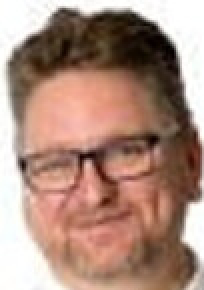
#> input picture detection/pos1.jpg, 102 x 145 px (shown 2 times larger)
$ jupyter execute --allow-errors detection.ipynb
#> lines starting #> are read from the running program, lines starting #| are printed output that depends on the picture
### detection/hogvis.py
import matplotlib.pyplot as plt
import numpy as np
import skimage.draw

def hogvis(descriptor,bsize=8,norient=9):
    """
    This function visualizes a hog descriptor using little
    icons to indicate orientation. We follow the convention
    that the first orientation bin starts at a gradient
    orientations of -pi/2 and the last bin ends at pi/2

    Parameters
    ----------
    descriptor : 3D float array
         HOG descriptor values

    bsize : int
        The size of the spatial bins in pixels, defaults to 8

    norient : int
        The number of orientation histogram bins, defaults to 9

    Returns
    -------
    hog_image : 2D float array
        Visualization of the hog descriptor with oriented line segments.

    """

    d_h = descriptor.shape[0]
    d_w = descriptor.shape[1]
    hog_image = np.zeros((d_h*bsize,d_w*bsize), dtype=float)

    #radius of a spatial bin
    radius = bsize // 2
    orient = np.arange(norient)

    #angle of bin mid-points 0..pi
    orient_angle = (np.pi * (orient + .5) / norient)

    #end points of a line at each orientation
    vr = -(radius-0.5) * np.cos(orient_angle)
    vc = (radius-0.5) * np.sin(orient_angle)

    for r in range(d_h):
        for c in range(d_w):
            for o, dr, dc in zip(orient,vr,vc):
                centre = tuple([r*bsize + radius, c*bsize + radius])
                rr, cc = skimage.draw.line(int(centre[0] - dc), int(centre[1] + dr),
                                          int(centre[0] + dc), int(centre[1] - dr))
                hog_image[rr,cc] += descriptor[r, c, o]

    return hog_image


# [16 lines left out: function test_hogvis, not called in this run]

### detection/detection.ipynb
[cell 1]
import numpy as np
import matplotlib.pyplot as plt

---
# Image Gradients

Function takes a grayscale image as input and returns two arrays the same size as the image, the first of which contains the magnitude of the image gradient at each pixel and the second containing the orientation.

NOTE: The gradient orientation values return should range in (-pi/2,+pi/2) where a horizontal edge (vertical gradient) is -pi/2 and the angle increases as the edge rotates clockwise in the image.

[cell 2]
from scipy import ndimage

def mygradient(image):
    """
    This function takes a grayscale image and returns two arrays of the
    same size, one containing the magnitude of the gradient, the second
    containing the orientation of the gradient.


    Parameters
    ----------
    image : 2D float array of shape HxW
         An array containing pixel brightness values

    Returns
    -------
    mag : 2D float array of shape HxW
        gradient magnitudes

    ori : 2Dfloat array of shape HxW
        gradient orientations in radians
    """

    weights_x = [[0, 0, 0],
                 [0, 1, -1],
                 [0, 0, 0]]

    weights_y = [[0, 0, 0],
                 [0, 1, 0],
                 [0, -1, 0]]

    image = ndimage.gaussian_filter(image, sigma=0.15)

    x_derivatives = ndimage.correlate(image, weights_x, mode="nearest")
    y_derivatives = ndimage.correlate(image, weights_y, mode="nearest")

    mag = np.zeros((image.shape[0], image.shape[1]))
    ori = np.zeros((image.shape[0], image.shape[1]))

    mag = np.sqrt(np.square(x_derivatives)+np.square(y_derivatives))
    ori = np.arctan2(y_derivatives, x_derivatives)

    ori[np.where(ori > np.pi/2)] -= np.pi
    ori[np.where(ori < -np.pi/2)] += np.pi

    return (mag,ori)

---

# Histograms of Gradient Orientations

A function computes gradient orientation histograms over each 8x8 block of pixels in an image. The function should bin the orientation into 9 equal sized bins between -pi/2 and pi/2. The input of this function will be an image of size HxW. The output should be a three-dimensional array ***ohist*** whose size is (H/8)x(W/8)x9 where ***ohist[i,j,k]*** contains the count of how many edges of orientation k fell in block (i,j). If the input image dimensions are not a multiple of 8, we will use ***np.pad*** with the ***mode=edge*** option to pad the width and height up to the nearest integer multiple of 8.

To determine if a pixel is an edge, we need to choose some threshold (using a threshold that is 10% of the maximum gradient magnitude in the image). Since each 8x8 block will contain a different number of edges, we should normalize the resulting histogram for each block to sum to 1 at every location.

[cell 3]
import skimage as ski

def hog(image,bsize=8,norient=9):

    """
    This function takes a grayscale image and returns a 3D array
    containing the histogram of gradient orientations descriptor (HOG)
    We follow the convention that the histogram covers gradients starting
    with the first bin at -pi/2 and the last bin ending at pi/2.

    Parameters
    ----------
    image : 2D float array of shape HxW
         An array containing pixel brightness values

    bsize : int
        The size of the spatial bins in pixels, defaults to 8

    norient : int
        The number of orientation histogram bins, defaults to 9

    Returns
    -------
    ohist : 3D float array of shape (H/bsize,W/bsize,norient)
        edge orientation histogram

    """
    # determine the size of the HOG descriptor
    (h,w) = image.shape
    h2 = int(np.ceil(h/float(bsize)))
    w2 = int(np.ceil(w/float(bsize)))
    ohist = np.zeros((h2,w2,norient))

    # pad the input image on right and bottom as needed so that it
    # is a multiple of bsize
    ph = 7-((h+7)%8)
    pw = 7-((w+7)%8)
    pw = (int(pw/2), pw-int(pw/2)) #amounts to pad on left and right side
    ph = (int(ph/2), ph-int(ph/2)) #amounts to pad on bottom and top side
    image = np.pad(image,(ph,pw),'edge')

    # make sure we did the padding correctly
    assert(image.shape==(h2*bsize,w2*bsize))

    # compute image gradients
    (mag,ori) = mygradient(image)

    # choose a threshold which is 10% of the maximum gradient magnitude in the image
    thresh = 0.1*np.amax(mag)

    # separate out pixels into orientation channels, dividing the range of orientations
    # [-pi/2,pi/2] into norient equal sized bins and count how many fall in each block
    binEdges = np.linspace(-np.pi/2, np.pi/2, norient+1);

    # as a sanity check, make sure every pixel gets assigned to at most 1 bin.
    bincount = np.zeros((h2*bsize,w2*bsize))

    for i in range(norient):
        #create a binary image containing 1s for pixels at the ith
        #orientation where the magnitude is above the threshold.

        pos = np.where((ori >= binEdges[i]) & (ori <= binEdges[i+1]) & (mag > thresh))

        B = np.zeros(image.shape)
        B[pos] = 1

        # sanity check: record which pixels have been selected at this orientation
        bincount = bincount + B

        # pull out non-overlapping bsize x bsize blocks
        chblock = ski.util.view_as_windows(B,(bsize,bsize),step=bsize)

        # sum up the count for each block and store the results
        for k in range(chblock.shape[0]):
            for j in range(chblock.shape[1]):
                ohist[k,j,i] = np.count_nonzero(chblock[k,j])

    # each pixel should have only selected at most once
    assert(np.all(bincount<=1))

    # lastly, normalize the histogram so that the sum along the orientation dimension is 1
    # note: don't divide by 0! If there are no edges in a block (i.e. the sum of counts
    # is 0) then your code should leave all the values as zero.
    total = np.zeros((ohist.shape[0], ohist.shape[1]))

    for i in range(ohist.shape[2]):
        total += ohist[:,:,i]

    for i in range(ohist.shape[2]):
        ohist[:,:,i] = np.divide(ohist[:,:,i], total, out=np.zeros_like(ohist[:,:,i]), where=total!=0)

    assert(ohist.shape==(h2,w2,norient))

    return ohist

[cell 4]
from hogvis import hogvis

# generate a simple test image... a 80x80 image
# with a circle of radius 30 in the center
[yy,xx] = np.mgrid[-40:41,-40:41]
im = np.array((xx*xx+yy*yy<=30*30),dtype=float)

# display the image and the output of hogvis
hist = hog(im)
hogim = hogvis(hist)

plt.subplot(1,2,1)
plt.imshow(im)
plt.subplot(1,2,2)
plt.imshow(hogim)
plt.show()
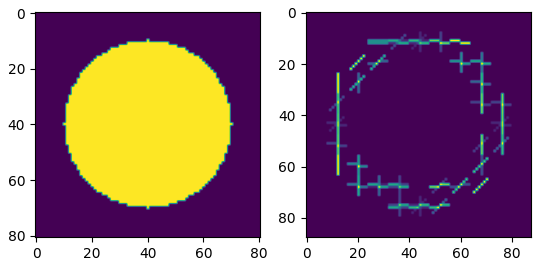
#> figure drawn by matplotlib, 2 panels

# two other synthetic test images to experiment with
[yy,xx] = np.mgrid[-40:41,-40:41]
im = np.array((xx*xx+yy*yy<=30*30),dtype=float)
im[np.abs(xx+yy)<=3] = 0

hist = hog(im)
hogim = hogvis(hist)

plt.subplot(1,2,1)
plt.imshow(im)
plt.subplot(1,2,2)
plt.imshow(hogim)
plt.show()
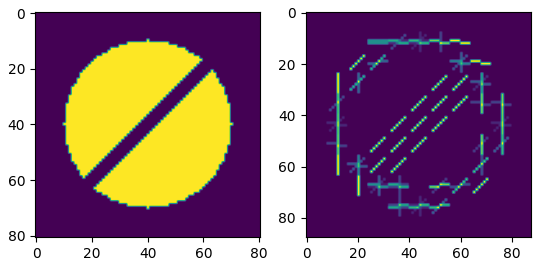
#> figure drawn by matplotlib, 2 panels

[yy,xx] = np.mgrid[-100:101,-100:101]
im = np.array(np.sin((xx*xx+yy*yy)/800),dtype=float)

hist = hog(im)
hogim = hogvis(hist)

plt.subplot(1,2,1)
plt.imshow(im)
plt.subplot(1,2,2)
plt.imshow(hogim)
plt.show()
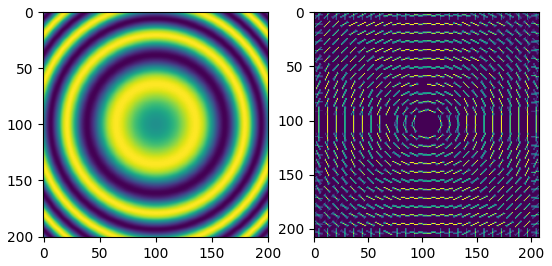
#> figure drawn by matplotlib, 2 panels

---
# Detection

Write a function that takes a template and an image and returns the top detections found in the image. The function should follow the definition given below.

In the function we should first compute the histogram-of-gradient-orientation feature map for the image, then correlate the template with the feature map. Since the feature map and template are both three dimensional, we will want to filter each orientation separately and then sum up the results to get the final response. If the image of size HxW then this final response map will be of size (H/8)x(W/8).

When constructing the list of top detections, the code should implement non-maxima suppression so that it doesn't return overlapping detections. We can do this by sorting the responses in descending order of their score. Every time we add a detection to the list to return, check to make sure that the location of this detection is not too close to any of the detections already in the output list. You can estimate the overlap by computing the distance between a pair of detections and checking that the distance is greater than say 70% of the width of the template.

[cell 5]
from scipy import ndimage

def detect(image,template,ndetect=5,bsize=8,norient=9):

    """
    This function takes a grayscale image and a HOG template and
    returns a list of detections where each detection consists
    of a tuple containing the coordinates and score (x,y,score)

    Parameters
    ----------
    image : 2D float array of shape HxW
         An array containing pixel brightness values

    template : a 3D float array
        The HOG template we wish to match to the image

    ndetect : int
        Maximum number of detections to return

    bsize : int
        The size of the spatial bins in pixels, defaults to 8

    norient : int
        The number of orientation histogram bins, defaults to 9

    Returns
    -------
    detections : a list of tuples of length ndetect
        Each detection is a tuple (x,y,score)

    """

    # norient for the template should match the norient parameter passed in
    assert(template.shape[2]==norient)

    fmap = hog(image,bsize=bsize,norient=norient)

    # cross-correlate the template with the feature map to get the total response
    resp = np.zeros((fmap.shape[0],fmap.shape[1]))
    for i in range(norient):
        resp = resp + ndimage.correlate(fmap[:,:,i], template[:,:,i])

    # sort the values in resp in descending order.
    # val[i] should be ith largest score in resp
    # ind[i] should be the index at which it occurred so that val[i]==resp[ind[i]]
    #
    flat = -np.sort(-resp.flatten())
    val = list()
    ind = list()

    while len(flat) != 0:
        m = max(flat)
        val.append(m)
        p = np.where(resp==m)
        ind.append((int(p[1][0]),int(p[0][0])))
        flat = flat[1:]

    # work down the list of responses from high to low, to generate a
    # list of ndetect top scoring matches which do not overlap
    detcount = 0
    i = 0
    detections = []
    while ((detcount < ndetect) and (i < len(val))):
        # convert 1d index into 2d index
        yb = ind[i][1]
        xb = ind[i][0]

        assert(val[i]==resp[yb,xb]) #make sure we did indexing correctly

        # covert block index to pixel coordinates based on bsize
        xp = xb*bsize
        yp = yb*bsize

        # check if this detection overlaps any detections that we've already added
        # to the list. compare the x,y coordinates of this detection to the x,y
        # coordinates of the detections already in the list and see if any overlap
        # by checking if the distance between them is less than 70% of the template
        # width/height

        counter = 0
        overlap = False

        while counter < len(detections):
            a = np.array((detections[counter][0], detections[counter][1]))
            b = np.array((xp, yp))

            if np.linalg.norm(a-b) < 0.7*template.shape[0]*bsize:
                overlap = True
                break

            counter += 1

        # if the detection doesn't overlap then add it to the list
        if not overlap:
            detcount = detcount + 1
            detections.append((xp,yp,val[i]))

        i=i+1

    if (len(detections) < ndetect):
        print('WARNING: unable to find ',ndetect,' non-overlapping detections')

    return detections

[cell 6]
import matplotlib.patches as patches

def plot_detections(image,detections,tsize_pix):
    """
    This is a utility function for visualization that takes an image and
    a list of detections and plots the detections overlayed on the image
    as boxes.

    Color of the bounding box is based on the order of the detection in
    the list, fading from green to red.

    Parameters
    ----------
    image : 2D float array of shape HxW
         An array containing pixel brightness values

    detections : a list of tuples of length ndetect
        Detections are tuples (x,y,score)

    tsize_pix : (int,int)
        The height and width of the box in pixels

    Returns
    -------
    None

    """
    ndetections = len(detections)

    plt.imshow(image,cmap=plt.cm.gray)
    ax = plt.gca()
    w = tsize_pix[1]
    h = tsize_pix[0]
    red = np.array([1,0,0])
    green = np.array([0,1,0])
    ct = 0
    for (x,y,score) in detections:
        xc = x-(w//2)
        yc = y-(h//2)
        col = (ct/ndetections)*red + (1-(ct/ndetections))*green
        rect = patches.Rectangle((xc,yc),w,h,linewidth=3,edgecolor=col,facecolor='none')
        ax.add_patch(rect)
        ct = ct + 1

    plt.show()

[cell 7]
# sketch of some simple test code

#create a synthetic image with some overlapping circles
[yy,xx] = np.mgrid[-40:40,-80:80]
im1 = np.array((xx*xx+yy*yy<=30*30),dtype=float)
[yy,xx] = np.mgrid[-40:40,-40:120]
im2 = np.array((xx*xx+yy*yy<=25*25),dtype=float)
[yy,xx] = np.mgrid[-40:40,-120:40]
im3 = np.array((xx*xx+yy*yy<=25*25),dtype=float)
im = (1/3)*(im1+im2+im3)

#compute feature map with default parameters
fmap = hog(im)

#extract a 3x3 template
template = fmap[2:5,2:5,:]

#run the detect code
detections = detect(im,template,ndetect=5)

#visualize results.
plot_detections(im,detections,(3*8,3*8))
#> in plot_detections, `plt.show()`:
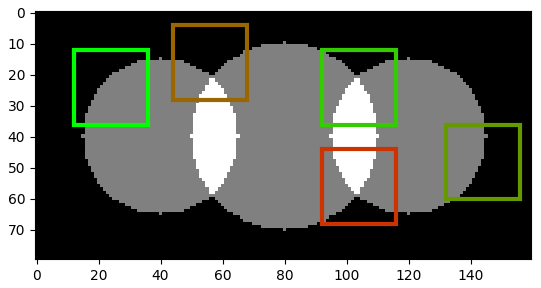
#> figure drawn by matplotlib, 1 panel

---
# Learning Templates

The final step is to implement a function to learn a template from positive and negative examples. Our code should take a collection of cropped positive and negative examples of the object we are interested in detecting, extract the features for each, and generate a template by taking the average positive template minus the average negative template.

[cell 8]
def learn_template(posfiles,negfiles,tsize=np.array([16,16]),bsize=8,norient=9):
    """
    This function takes a list of positive images that contain cropped
    examples of an object + negative files containing cropped background
    and a template size. It produces a HOG template and generates visualization
    of the examples and template

    Parameters
    ----------
    posfiles : list of str
         Image files containing cropped positive examples

    negfiles : list of str
        Image files containing cropped negative examples

    tsize : (int,int)
        The height and width of the template in blocks

    Returns
    -------
    template : float array of size tsize x norient
        The learned HOG template

    """

    # compute the template size in pixels
    # corresponding to the specified template size (given in blocks)
    tsize_pix=bsize*tsize

    # figure to show positive training examples
    fig, ax = plt.subplots(1, 5)
    pltct = 0

    # accumulate average positive and negative templates
    pos_t = np.zeros((tsize[0],tsize[1],norient),dtype=float)
    for file in posfiles:
        # load in a cropped positive example
        img = plt.imread(file)

        # convert to grayscale and resize to fixed dimension tsize_pix
        # using skimage.transform.resize if needed.
        temp_img = (img[:,:,0]*0.299 + img[:,:,1]*0.587 + img[:,:,2]*0.114)
        img = temp_img
        img_scaled = ski.transform.resize(img, (tsize[0]*bsize, tsize[1]*bsize))

        if pltct < 5:
            ax[pltct].imshow(img_scaled, cmap = plt.cm.gray)
        pltct = pltct + 1

        # extract feature
        fmap = hog(img_scaled)

        # compute running average
        pos_t += fmap

    pos_t = (1/len(posfiles))*pos_t
    plt.show()

    # repeat same process for negative examples
    fig, ax = plt.subplots(1, 5)
    pltct = 0
    neg_t = np.zeros((tsize[0],tsize[1],norient),dtype=float)
    for file in negfiles:
        img = plt.imread(file)
        temp_img = (img[:,:,0]*0.299 + img[:,:,1]*0.587 + img[:,:,2]*0.114)
        img = temp_img
        img_scaled = ski.transform.resize(img, (tsize[0]*bsize, tsize[1]*bsize))

        if pltct < 5:
            ax[pltct].imshow(img_scaled, cmap = plt.cm.gray)
        pltct = pltct + 1

        # extract feature
        fmap = hog(img_scaled)

        # compute running average
        neg_t += fmap

    neg_t = (1/len(negfiles))*neg_t
    plt.show()

    # add code here to visualize the positive and negative parts of the template
    # using hogvis. you should separately visualize pos_t and neg_t rather than
    # the final tempalte.
    fig3 = plt.figure()
    pos_hog = hogvis(pos_t)
    neg_hog = hogvis(neg_t)

    plt.imshow(pos_hog)
    plt.title("Positive Tempalte")
    plt.show()
    plt.title("Negative Tempalte")
    plt.imshow(neg_hog)
    plt.show()

    # now construct our template as the average positive minus average negative
    template = pos_t - neg_t
    template_hog = hogvis(template)
    plt.title("Final Tempalte")
    plt.imshow(template_hog)
    plt.show()

    return template

---
# Experiments

Test detection by training a template and running it on a test image.

In the experiments should include: (a) a visualization of the positive and negative patches you use to train the template and corresponding hog feature, (b) the detection results on the test image. We should show (a) and (b) for ***two different object categories***.

## Experiment 1: Face detection

[cell 9]
bsize=8
tsize=np.array([16,16])  #height and width in blocks
tsize_pix = bsize*tsize  #height and width in pixels
posfiles = ('pos1.jpg','pos2.jpg','pos3.jpg','pos4.jpg','pos5.jpg', 'pos6.jpg', 'pos7.jpg', 'pos8.jpg')
negfiles = ('neg1.jpg','neg2.jpg','neg3.jpg','neg4.jpg','neg5.jpg')

# call learn_template to learn and visualize the template and training data
#> (the rest of this cell did not finish here and is left out)

#> in learn_template, img is the input picture: shape (145, 102, 3); mean R, G, B 171.6, 139, 124.7
#> in learn_template, `temp_img = (img[:,:,0]*0.299 + img[:,:,1]*0.587 + img[:,:,2]*0.114)`:
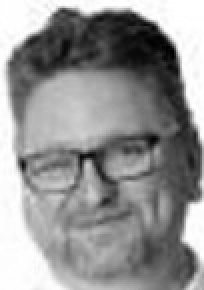
#> temp_img: shape (145, 102) float64 (shown 2 times larger); min 1.19, max 255, mean 147.1
#> in learn_template, `img_scaled = ski.transform.resize(img, (tsize[0]*bsize, tsize[1]*bsize))`:
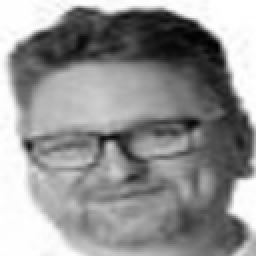
#> img_scaled: shape (128, 128) float64 (shown 2 times larger); min 1.4, max 255, mean 147.1
#> in mygradient (call 6), `x_derivatives = ndimage.correlate(image, weights_x, mode="nearest")`:
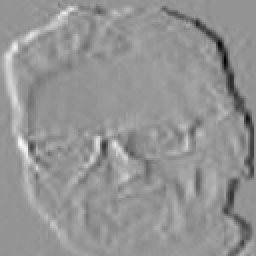
#> x_derivatives: shape (128, 128) float64 (shown 2 times larger); min -79.28, max 57.33, mean 0.2; drawn with min black and max white
#> in mygradient (call 6), `y_derivatives = ndimage.correlate(image, weights_y, mode="nearest")`:
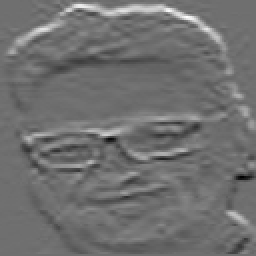
#> y_derivatives: shape (128, 128) float64 (shown 2 times larger); min -71.86, max 92.53, mean 0.5; drawn with min black and max white
#> in mygradient (call 6), `mag = np.sqrt(np.square(x_derivatives)+np.square(y_derivatives))`:
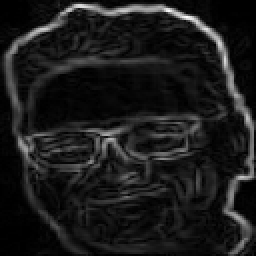
#> mag: shape (128, 128) float64 (shown 2 times larger); min 0, max 94.15, mean 10.1; drawn with min black and max white
#> in mygradient (call 6), `ori = np.arctan2(y_derivatives, x_derivatives)`:
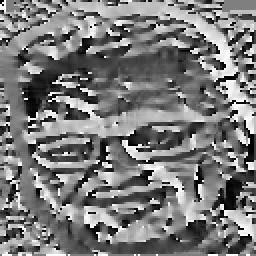
#> ori: shape (128, 128) float64 (shown 2 times larger); min -3.14, max 3.14, mean -0.125; drawn with min black and max white
#> (the rest of the program and of its run is left out)
